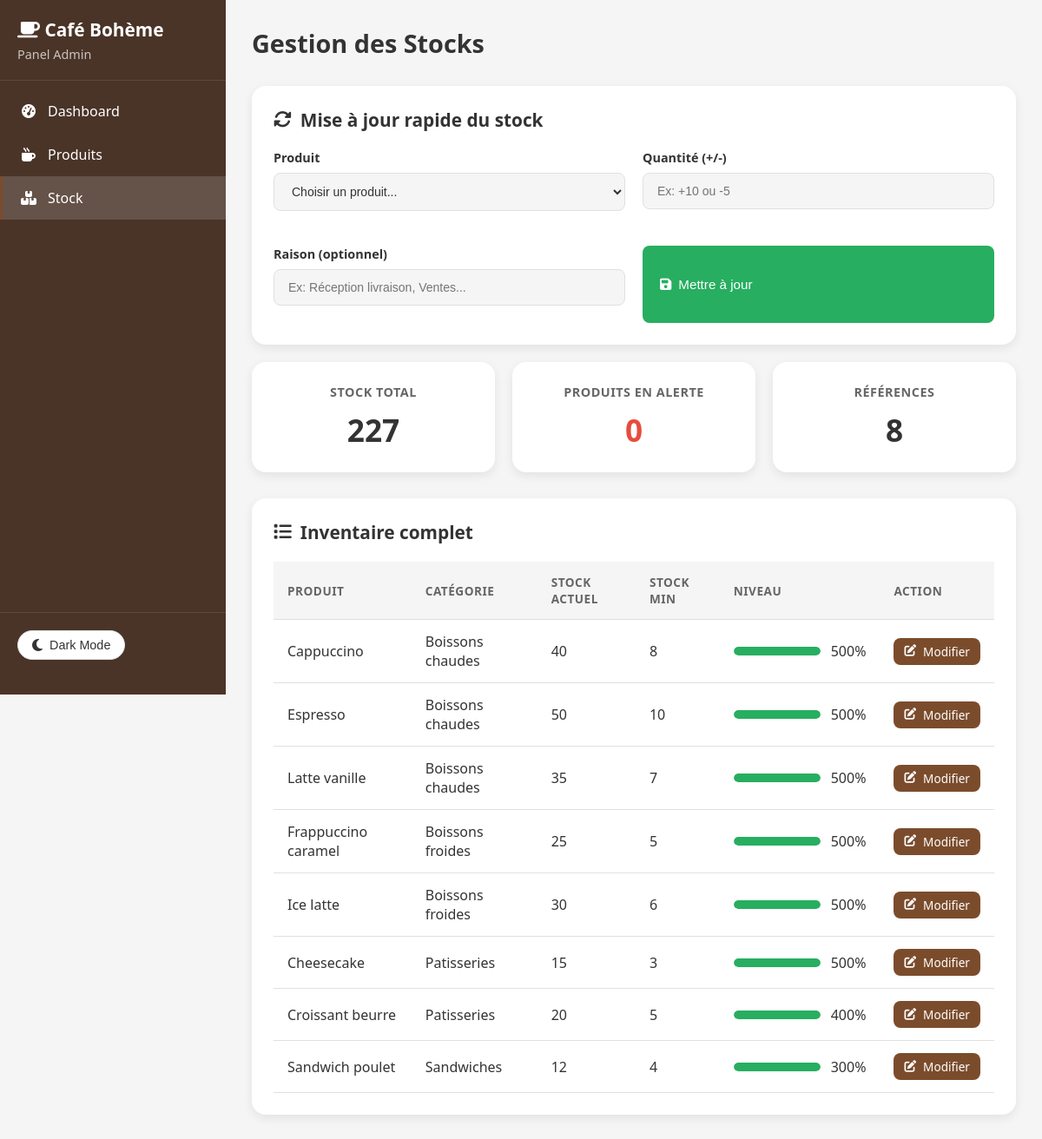
The app's page /admin/stock.php (signed in) with its own data.
### tables this page shows
CREATE TABLE IF NOT EXISTS products (
    id INT AUTO_INCREMENT PRIMARY KEY,
    name VARCHAR(100) NOT NULL,
    category VARCHAR(50) NOT NULL,
    price DECIMAL(10,2) NOT NULL,
    description TEXT,
    image VARCHAR(255),
    stock INT DEFAULT 0,
    stock_min INT DEFAULT 5,
    active TINYINT(1) DEFAULT 1,
    created_at TIMESTAMP DEFAULT CURRENT_TIMESTAMP,
    updated_at TIMESTAMP DEFAULT CURRENT_TIMESTAMP ON UPDATE CURRENT_TIMESTAMP
);

### config/database.php (called while the page is built, shortened)
<?php
function getDBConnection() {
    try {
        $pdo = new PDO(
            "mysql:host=" . DB_HOST . ";dbname=" . DB_NAME . ";charset=utf8mb4",
            DB_USER,
            DB_PASS,
            [
                PDO::ATTR_ERRMODE => PDO::ERRMODE_EXCEPTION,
                PDO::ATTR_DEFAULT_FETCH_MODE => PDO::FETCH_ASSOC,
                PDO::ATTR_EMULATE_PREPARES => false
            ]
        );
        return $pdo;
    } catch (PDOException $e) {
        die("Connection failed: " . $e->getMessage());
    }
}

### models/Product.php (called while the page is built, shortened)
<?php
require_once __DIR__ . '/../config/database.php';
class Product {
    private $pdo;
    public function __construct() {
        $this->pdo = getDBConnection();
    }
    public function getAll($activeOnly = false) {
        $sql = "SELECT * FROM products";
        $sql .= " ORDER BY category, name";
        $stmt = $this->pdo->query($sql);
        return $stmt->fetchAll();
    }
    public function getLowStock() {
        $stmt = $this->pdo->query("SELECT * FROM products WHERE stock <= stock_min AND active = 1 ORDER BY stock ASC");
        return $stmt->fetchAll();
    }
}

### admin/stock.php (the view, shortened to what this page needs)
<?php
require_once __DIR__ . '/../models/Admin.php';
require_once __DIR__ . '/../models/Product.php';
$productModel = new Product();
$products = $productModel->getAll();
$lowStock = $productModel->getLowStock();
?>
<!DOCTYPE html>
<html lang="fr">
<head>
    <link rel="stylesheet" href="../css/admin.css">
    <link rel="stylesheet" href="https://cdnjs.cloudflare.com/ajax/libs/font-awesome/6.4.0/css/all.min.css">
</head>
<body>
    <div class="admin-layout">
        <aside class="sidebar">
            <div class="sidebar-header">
                <h2><i class="fas fa-coffee"></i> Café Bohème</h2>
                <p>Panel Admin</p>
            </div>
            <ul class="nav-menu">
                <li><a href="index.php"><i class="fas fa-tachometer-alt"></i> Dashboard</a></li>
                <li><a href="products.php"><i class="fas fa-mug-hot"></i> Produits</a></li>
                <li><a href="stock.php" class="active"><i class="fas fa-boxes"></i> Stock</a></li>
            </ul>
            <div class="sidebar-footer">
                <button class="theme-toggle" onclick="toggleTheme()">
                    <i class="fas fa-moon"></i> Dark Mode
                </button>
            </div>
        </aside>
        <main class="main-content">
            <div class="header-bar">
                <h1>Gestion des Stocks</h1>
            </div>
            <div class="panel">
                <h2><i class="fas fa-sync-alt"></i> Mise à jour rapide du stock</h2>
                <form method="POST">
                    <div class="form-grid">
                        <div class="form-group">
                            <label>Produit</label>
                            <select name="product_id" required>
                                <option value="">Choisir un produit...</option>
                            </select>
                        </div>
                        <div class="form-group">
                            <label>Quantité (+/-)</label>
                            <input type="number" name="quantity" required
                                   placeholder="Ex: +10 ou -5">
                        </div>
                        <div class="form-group">
                            <label>Raison (optionnel)</label>
                            <input type="text" name="reason"
                                   placeholder="Ex: Réception livraison, Ventes...">
                        </div>
                        <button type="submit" name="update_stock" class="btn btn-success">
                            <i class="fas fa-save"></i> Mettre à jour
                        </button>
                    </div>
                </form>
            </div>
            <div class="stats-grid">
                <div class="stat-card">
                    <h3>Stock Total</h3>
                    <div class="stat-value"><?php echo array_sum(array_column($products, 'stock')); ?></div>
                </div>
                <div class="stat-card">
                    <h3>Produits en alerte</h3>
                    <div class="stat-value" style="color: #e74c3c;"><?php echo count($lowStock); ?></div>
                </div>
                <div class="stat-card">
                    <h3>Références</h3>
                    <div class="stat-value"><?php echo count($products); ?></div>
                </div>
            </div>
            <div class="panel">
                <h2><i class="fas fa-list"></i> Inventaire complet</h2>
                <table>
                    <thead>
                        <tr>
                            <th>Produit</th>
                            <th>Catégorie</th>
                            <th>Stock Actuel</th>
                            <th>Stock Min</th>
                            <th>Niveau</th>
                            <th>Action</th>
                        </tr>
                    </thead>
                    <tbody>
                        <?php foreach ($products as $product):
                            $ratio = $product['stock_min'] > 0 ? $product['stock'] / $product['stock_min'] : 1;
                            if ($ratio <= 0.5) {
                                $stockClass = 'stock-low';
                                $barClass = 'stock-low';
                            } elseif ($ratio <= 1) {
                                $stockClass = 'stock-medium';
                                $barClass = 'stock-medium';
                            } else {
                                $barClass = 'stock-good';
                            }
                            $percent = min(100, ($ratio * 50));
                        ?>
                        <tr>
                            <td><?php echo htmlspecialchars($product['name']); ?></td>
                            <td><?php echo ucfirst(str_replace('-', ' ', $product['category'])); ?></td>
                            <td <?php echo $ratio <= 0.5 ? 'class="stock-critical"' : ''; ?>>
                                <?php echo $product['stock']; ?>
                            </td>
                            <td><?php echo $product['stock_min']; ?></td>
                            <td>
                                <div class="stock-level">
                                    <div class="stock-bar">
                                        <div class="stock-bar-fill <?php echo $barClass; ?>"
                                             style="width: <?php echo $percent; ?>%"></div>
                                    </div>
                                    <span><?php echo round($ratio * 100); ?>%</span>
                                </div>
                            </td>
                            <td>
                                <a href="stock.php?product=<?php echo $product['id']; ?>" class="btn btn-sm">
                                    <i class="fas fa-edit"></i> Modifier
                                </a>
                            </td>
                        </tr>
                        <?php endforeach; ?>
                    </tbody>
                </table>
            </div>
        </main>
    </div>
</body>
</html>

### css/admin.css (style rules this page uses)
:root { --bg-primary: #f5f5f5; --bg-secondary: #ffffff; --bg-sidebar: #4a3428; --text-primary: #333333; --text-secondary: #666666; --text-sidebar: #ffffff; --border-color: #e0e0e0; --accent: #7b4c2c; --accent-hover: #5a3820; --success: #27ae60; --warning: #f39c12; --danger: #e74c3c; --shadow: rgba(0, 0, 0, 0.08); }
* { margin: 0; padding: 0; box-sizing: border-box; transition: background-color 0.3s, color 0.3s, border-color 0.3s; }
body { font-family: 'Segoe UI', Tahoma, Geneva, Verdana, sans-serif; background-color: var(--bg-primary); color: var(--text-primary); }
.admin-layout { display: flex; min-height: 100vh; }
.sidebar { width: 260px; background: var(--bg-sidebar); color: var(--text-sidebar); padding: 20px 0; display: flex; flex-direction: column; position: fixed; height: 100vh; z-index: 100; }
.sidebar-header { padding: 0 20px 20px; border-bottom: 1px solid rgba(255, 255, 255, 0.1); margin-bottom: 10px; }
.sidebar-header h2 { font-size: 1.3rem; margin: 0; font-weight: 600; }
.sidebar-header p { margin: 5px 0 0; opacity: 0.7; font-size: 0.9rem; }
.nav-menu { list-style: none; padding: 0; margin: 0; flex: 1; }
.nav-menu li a { display: flex; align-items: center; gap: 12px; padding: 14px 20px; color: var(--text-sidebar); text-decoration: none; transition: all 0.3s; border-left: 3px solid transparent; }
.nav-menu li a.active { background: rgba(255, 255, 255, 0.15); border-left-color: var(--accent); font-weight: 500; }
.nav-menu li a i { width: 20px; text-align: center; }
.sidebar-footer { padding: 20px; border-top: 1px solid rgba(255, 255, 255, 0.1); }
.main-content { flex: 1; margin-left: 260px; padding: 30px; background: var(--bg-primary); min-height: 100vh; }
.header-bar { display: flex; justify-content: space-between; align-items: center; margin-bottom: 30px; }
.header-bar h1 { font-size: 1.8rem; font-weight: 600; color: var(--text-primary); }
.theme-toggle { background: var(--bg-secondary); border: 1px solid var(--border-color); padding: 8px 16px; border-radius: 20px; cursor: pointer; display: flex; align-items: center; gap: 8px; color: var(--text-primary); font-size: 0.9rem; }
.theme-toggle i { font-size: 1rem; }
.btn { padding: 10px 20px; background: var(--accent); color: white; text-decoration: none; border-radius: 8px; border: none; cursor: pointer; display: inline-flex; align-items: center; gap: 8px; font-size: 0.95rem; font-weight: 500; transition: all 0.3s; }
.btn-success { background: var(--success); }
.btn-sm { padding: 6px 12px; font-size: 0.85rem; }
.panel { background: var(--bg-secondary); padding: 25px; border-radius: 16px; box-shadow: 0 4px 12px var(--shadow); margin-bottom: 20px; }
.panel h2 { margin: 0 0 20px; font-size: 1.3rem; color: var(--text-primary); display: flex; align-items: center; gap: 10px; }
.stats-grid { display: grid; grid-template-columns: repeat(auto-fit, minmax(200px, 1fr)); gap: 20px; margin-bottom: 30px; }
.stat-card { background: var(--bg-secondary); padding: 25px; border-radius: 16px; box-shadow: 0 4px 12px var(--shadow); text-align: center; transition: transform 0.3s; }
.stat-card h3 { margin: 0 0 10px; font-size: 0.9rem; color: var(--text-secondary); text-transform: uppercase; letter-spacing: 0.5px; }
.stat-value { font-size: 2.2rem; font-weight: bold; color: var(--text-primary); }
table { width: 100%; border-collapse: collapse; }
th, td { padding: 14px 16px; text-align: left; border-bottom: 1px solid var(--border-color); }
th { font-weight: 600; color: var(--text-secondary); font-size: 0.85rem; text-transform: uppercase; letter-spacing: 0.5px; background: var(--bg-primary); }
.form-grid { display: grid; grid-template-columns: repeat(2, 1fr); gap: 20px; }
.form-group { margin-bottom: 20px; }
.form-group label { display: block; margin-bottom: 8px; font-weight: 600; color: var(--text-primary); font-size: 0.9rem; }
.form-group input, .form-group select, .form-group textarea { width: 100%; padding: 12px 16px; border: 1px solid var(--border-color); border-radius: 8px; font-size: 14px; background: var(--bg-primary); color: var(--text-primary); }
.stock-level { display: flex; align-items: center; gap: 12px; }
.stock-bar { width: 100px; height: 10px; background: var(--bg-primary); border-radius: 5px; overflow: hidden; }
.stock-bar-fill { height: 100%; border-radius: 5px; transition: width 0.3s; }
.stock-good { background: var(--success); }

### records on screen
products: name "Cappuccino", category "Boissons chaudes", stock "40", stock_min "8", $ratio * 100 "500"
products: name "Espresso", category "Boissons chaudes", stock "50", stock_min "10", $ratio * 100 "500"
products: name "Latte vanille", category "Boissons chaudes", stock "35", stock_min "7", $ratio * 100 "500"
products: name "Frappuccino caramel", category "Boissons froides", stock "25", stock_min "5", $ratio * 100 "500"
products: name "Ice latte", category "Boissons froides", stock "30", stock_min "6", $ratio * 100 "500"
products: name "Cheesecake", category "Patisseries", stock "15", stock_min "3", $ratio * 100 "500"
products: name "Croissant beurre", category "Patisseries", stock "20", stock_min "5", $ratio * 100 "400"
products: name "Sandwich poulet", category "Sandwiches", stock "12", stock_min "4", $ratio * 100 "300"

### other values on screen
array_sum(array_column($products, 'stock')) "227"
count($lowStock) "0"
count($products) "8"
